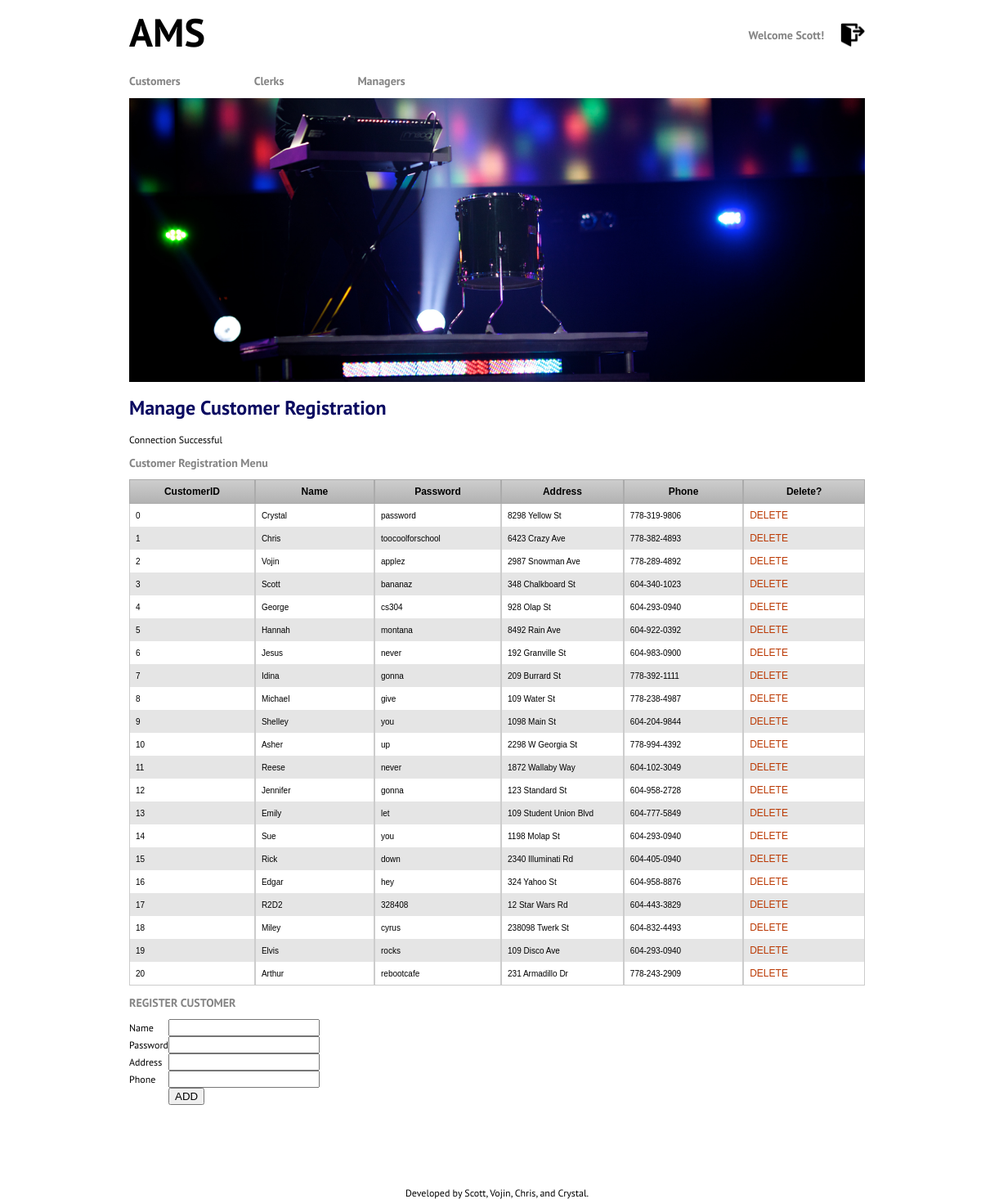
/customer/registration.php (signed in), run on the app's committed database.
### tables this page shows
CREATE TABLE Customer(
cid int, 
c_password varchar(20),
cname varchar(20),
address varchar(30), 
phone varchar(12),
PRIMARY KEY(cid));

### dbops.php (the view, shortened to what this page needs)
<?php
function displayCustomers($connection) {
 	if (!$result = $connection->query("SELECT cid, c_password, cname,
 		address, phone FROM Customer ORDER BY cid")) {
		    die('There was an error running the query [' . $db->error . ']');
    }
	echo "<form id=\"delete\" name=\"delete\" action=\"";
	echo htmlspecialchars($_SERVER["PHP_SELF"]);
	echo "\" method=\"POST\">";
	echo "<table border=0 cellpadding=0 cellspacing=0 class='CustomerInfoTable'>";
	echo "<tr valign=center>";
	echo "
			<td class=rowheader>CustomerID</td>
			<td class=rowheader>Name</td>
			<td class=rowheader>Password</td>
			<td class=rowheader>Address</td>
			<td class=rowheader>Phone</td>
			<td class=rowheader>Delete?</td>
		</tr>";
	while($row = $result->fetch_assoc()){
		echo "<td>".$row['cid']."</td>";
		echo "<td>".$row['cname']."</td>";
		echo "<td>".$row['c_password']."</td>";
		echo "<td>".$row['address']."</td>";
		echo "<td>".$row['phone']."</td><td>";
	    echo "<a href=\"javascript:formSubmit('".$row['cid']."');\">DELETE</a>";
	    echo "</td></tr>";
  	}
	echo "</form>";
}
?>

### style.css (style rules this page uses)
html { height: 100%; width: 100%; }
body { font-family: 'PT Sans', sans-serif; color: #000; background-color: #fff; font-size: 12px; width: 100%; height: 100%; }
td { color: #000000; font-size: 12px; }
a { font-size: 12px; }
a:link { color: #bb3902; font-weight:normal; text-decoration:none; }
.rowheader { color: #000000; background-color: #ffffff; font-weight: plain; font-size: 14pt; width: 160px; }
.CustomerInfoTable { margin:0px;padding:0px; width:100%; border:0px solid #000000; -moz-border-radius-bottomleft:0px; -webkit-border-bottom-left-radius:0px; border-bottom-left-radius:0px; -moz-border-radius-bottomright:0px; -webkit-border-bottom-right-radius:0px; border-bottom-right-radius:0px; -moz-border-radius-topright:0px; -webkit-border-top-right-radius:0px; border-top-right-radius:0px; -moz-border-radius-topleft:0px; -webkit-border-top-left-radius:0px; border-top-left-radius:0px; }
.CustomerInfoTable tr:last-child td:last-child { -moz-border-radius-bottomright:0px; -webkit-border-bottom-right-radius:0px; border-bottom-right-radius:0px; }
.CustomerInfoTable tr:last-child td:first-child { -moz-border-radius-bottomleft:0px; -webkit-border-bottom-left-radius:0px; border-bottom-left-radius:0px; }
.CustomerInfoTable tr:nth-child(odd) { background-color:#e5e5e5; }
.CustomerInfoTable td { vertical-align:middle; border:0px solid #cccccc; border-width:0px 1px 0px 1px; text-align:left; padding:7px; font-size:10px; font-family:Arial; font-weight:normal; color:#000000; }
.CustomerInfoTable tr:last-child td { border-width:0px 1px 1px 1px; }
.CustomerInfoTable tr td:last-child { border-width:0px 1px 0px 1px; }
.CustomerInfoTable tr:last-child td:last-child { border-width:0px 1px 01px 1px; }
.CustomerInfoTable tr:first-child td { background:-o-linear-gradient(bottom, #cccccc 5%, #b2b2b2 100%); background:-webkit-gradient( linear, left top, left bottom, color-stop(0.05, #cccccc), color-stop(1, #b2b2b2) ); background:-moz-linear-gradient( center top, #cccccc 5%, #b2b2b2 100% ); filter:progid:DXImageTransform.Microsoft.gradient(startColorstr="#cccccc", endColorstr="#b2b2b2"); background: -o-linear-gradient(top,#cccccc,b2b2b2); background-color:#cccccc; border:1px solid #ababab; text-align:center; border-width:1px 1px 1px 1px; font-size:12px; font-family:Arial; font-weight:Bold; color:#000000; }
.CustomerInfoTable tr:first-child td:first-child { border-width:1px 1px 1px 1px; }
.CustomerInfoTable tr:first-child td:last-child { border-width:1px 1px 1px 1px; }

### data on the page
customer: cid "0", cname "Crystal", c_password "password", address "8298 Yellow St", phone "778-319-9806"
customer: cid "1", cname "Chris", c_password "toocoolforschool", address "6423 Crazy Ave", phone "778-382-4893"
customer: cid "2", cname "Vojin", c_password "applez", address "2987 Snowman Ave", phone "778-289-4892"
customer: cid "3", cname "Scott", c_password "bananaz", address "348 Chalkboard St", phone "604-340-1023"
customer: cid "4", cname "George", c_password "cs304", address "928 Olap St", phone "604-293-0940"
customer: cid "5", cname "Hannah", c_password "montana", address "8492 Rain Ave", phone "604-922-0392"
customer: cid "6", cname "Jesus", c_password "never", address "192 Granville St", phone "604-983-0900"
customer: cid "7", cname "Idina", c_password "gonna", address "209 Burrard St", phone "778-392-1111"
customer: cid "8", cname "Michael", c_password "give", address "109 Water St", phone "778-238-4987"
customer: cid "9", cname "Shelley", c_password "you", address "1098 Main St", phone "604-204-9844"
customer: cid "10", cname "Asher", c_password "up", address "2298 W Georgia St", phone "778-994-4392"
customer: cid "11", cname "Reese", c_password "never", address "1872 Wallaby Way", phone "604-102-3049"
customer: cid "12", cname "Jennifer", c_password "gonna", address "123 Standard St", phone "604-958-2728"
customer: cid "13", cname "Emily", c_password "let", address "109 Student Union Blvd", phone "604-777-5849"
customer: cid "14", cname "Sue", c_password "you", address "1198 Molap St", phone "604-293-0940"
customer: cid "15", cname "Rick", c_password "down", address "2340 Illuminati Rd", phone "604-405-0940"
customer: cid "16", cname "Edgar", c_password "hey", address "324 Yahoo St", phone "604-958-8876"
customer: cid "17", cname "R2D2", c_password "328408", address "12 Star Wars Rd", phone "604-443-3829"
customer: cid "18", cname "Miley", c_password "cyrus", address "238098 Twerk St", phone "604-832-4493"
customer: cid "19", cname "Elvis", c_password "rocks", address "109 Disco Ave", phone "604-293-0940"
customer: cid "20", cname "Arthur", c_password "rebootcafe", address "231 Armadillo Dr", phone "778-243-2909"

### other printed values
$_SESSION['cname'] "Scott"
